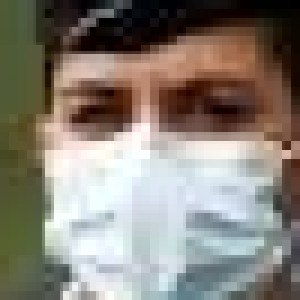
#> input picture Codes/Image0067.png, 100 x 100 px, given in place of the camera (shown 3 times larger)
$ python face_mask_detect_post_process.py   (older library calls are emulated)
#> lines starting #> are read from the running program, lines starting #| are printed output that depends on the picture
#> further down, img is the input picture: shape (100, 100, 3); mean B, G, R 119.6, 128.9, 135.6
import cv2 as cv
import numpy as np
from collections import deque
from scipy.ndimage.measurements import label


# Load the cascade
face_cascade = cv.CascadeClassifier('cascade/cascade.xml')
recent_heatmaps = deque(maxlen=10)

# To capture video from webcam.
cap = cv.VideoCapture(0)
# To use a video file as input
# cap = cv2.VideoCapture('filename.mp4')

def add_heat(heatmap,Facemask_windows):
    """
        Iterate the windows with detected facemasks and enhance the once with highest detections.
    """
    for (x,y,w,h) in Facemask_windows:
        # Add += 1 for all pixels inside each bbox
        heatmap[y:y+h, x:w+x] += 1
    return heatmap

def apply_threshold(heatmap, threshold):
    """
        Only keep the detections that have a minimum number of pixels.
    """
    # Zero out pixels below the threshold
    heatmap[heatmap < threshold] = 0
    return heatmap

def draw_labeled_bboxes(img, labels):
    """
        Draw the boxes on the detected masks
    """
    for i in range(1, labels[1]+1):
        # Find pixels with each mask label value
        nonzero = (labels[0] == i).nonzero()
        # Identify x and y values of those pixels
        nonzeroy = np.array(nonzero[0])
        nonzerox = np.array(nonzero[1])
        # Define a bounding box based on min/max x and y
        bbox = ((np.min(nonzerox), np.min(nonzeroy)), (np.max(nonzerox), np.max(nonzeroy)))
        cv.rectangle(img, bbox[0], bbox[1], (255,255,255), 2)
    return img

def Post_process(img,facemask_cascade,Scaling=1.35,neighbour_distance=8,flag=0,min_window_size=[100,100]):
# get the windows where the classifier predicts facemask w/o processing
 #blurring the image to reduce noise
#> called with Scaling = 1.3, neighbour_distance = 4, flag = 0
 blur = cv.GaussianBlur(img,(5,5),cv.BORDER_DEFAULT)
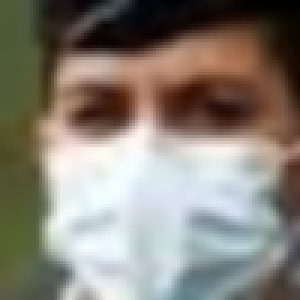
#> blur: shape (100, 100, 3) (shown 3 times larger); mean B, G, R 119.6, 128.9, 135.6
 gray = cv.cvtColor(blur, cv.COLOR_BGR2GRAY)
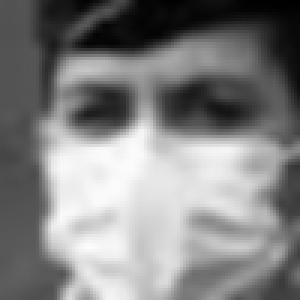
#> gray: shape (100, 100) (shown 3 times larger); min 0, max 252, mean 129.9
 Facemask_windows = facemask_cascade.detectMultiScale(gray, Scaling ,neighbour_distance,flag,min_window_size)
#> Facemask_windows = ()
 # Thresholding to get better results
 heat = np.zeros_like(img[:,:,0]).astype(np.float)
 heat = add_heat(heat,Facemask_windows)
#> after the loop in add_heat, `for (x,y,w,h) in Facemask_windows:`: heatmap: shape (100, 100) float64; every value is 0
 # Append the detections to detections from last n frames
 recent_heatmaps.append(heat)

 # Take the mean of last n frames as discard the windows that are below the threshold
 heatmap = apply_threshold(np.mean(recent_heatmaps, axis=0),1.2)
  # Add labels to remaning detections
 labels = label(heatmap)
 # Draw boxes on the cars and return the image
 return draw_labeled_bboxes(img, labels)

while True:
    # Read the frame
    _, img = cap.read()

    img = Post_process(img,face_cascade,1.3,4)

    # Display
    cv.imshow('processed detection', img)

    # Stop if escape key is pressed
    k = cv.waitKey(30) & 0xff
#> (key Esc is pressed here)
    if k==27:
        break

# Release the VideoCapture object
cap.release()
cv.destroyAllWindows()
